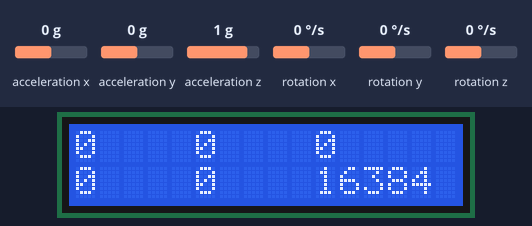
A sketch run on a simulated Arduino Uno, built with avr-gcc and run on an emulated ATmega328P. On the bench: 16×2 character LCD. Wiring (inferred from the names in the program): MPU-6050 motion sensor at I2C address 0x68. The test bench sets the inputs (shaded band); at power-on: acceleration z 1 g, acceleration x 0 g, acceleration y 0 g, rotation x 0 °/s, rotation y 0 °/s, rotation z 0 °/s. What the sketch prints to the serial monitor is not drawn.

Above: at 0.95 s.
1.3 s: acceleration z set to 0 g
At 1.66 s:
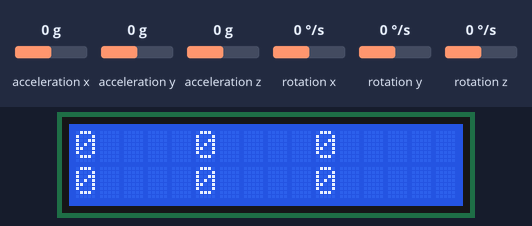
2.9 s: acceleration x set to -1.4 g
At 3.41 s:
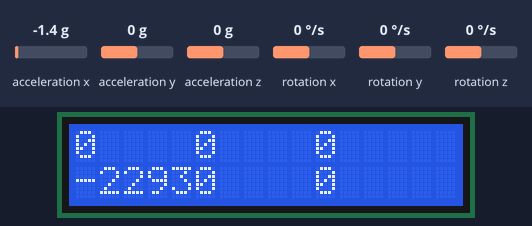
4.7 s: acceleration y set to -1.4 g
At 5.19 s:
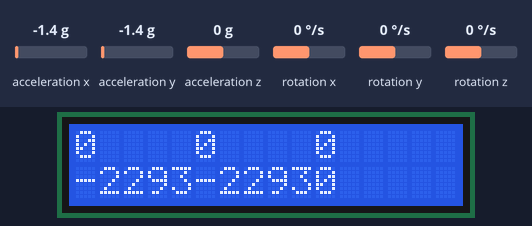
6.5 s: rotation x set to -192 °/s
At 7.01 s:
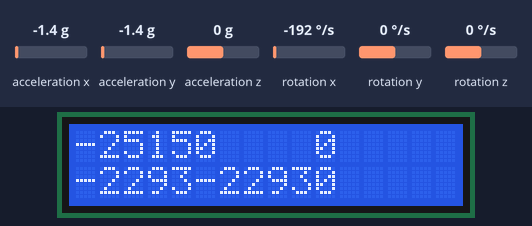
8.3 s: rotation y set to -192 °/s
At 8.85 s:
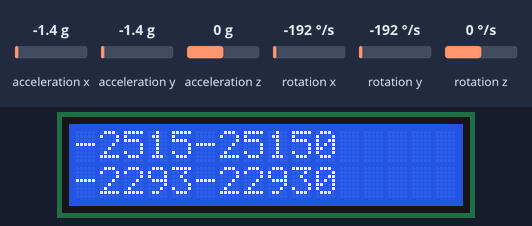
10.1 s: rotation z set to -192 °/s
At 10.35 s:
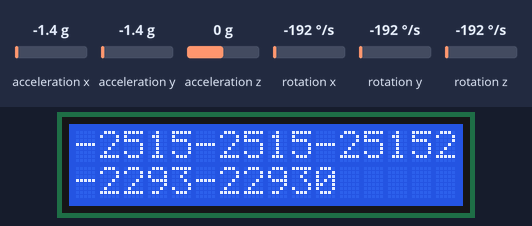
Timing chart, 0 to 12.6 s (numbered marks = the images above; inputs shaded):
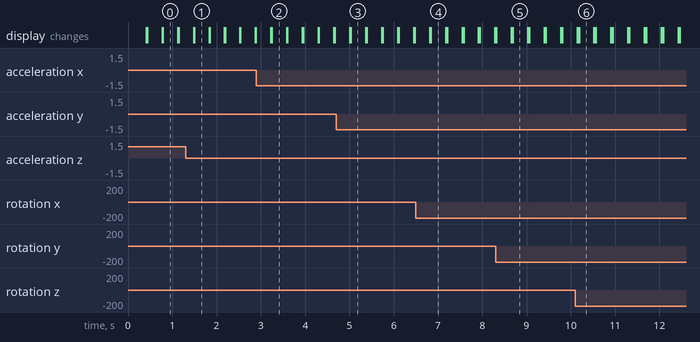

Measured:
- after the input at 2.9 s, the display: first differs from a run without the input after 0.35 s (image 2)
- after the input at 4.7 s, the display: first differs from a run without the input after 0.33 s (image 3)
- after the input at 6.5 s, the display: first differs from a run without the input after 0.34 s (image 4)
- after the input at 8.3 s, the display: first differs from a run without the input after 0.38 s (image 5)
- after the input at 10.1 s, the display: first differs from a run without the input after 0.08 s (image 6)

The sketch:

lcdkeypad1602-gyro.ino
```cpp
// MPU-6050 Short Example Sketch
// By Arduino User JohnChi
// August 17, 2014
// Public Domain
// edited by Ibnu Triyono for displaying on LCD
#include<Wire.h>
#include <LiquidCrystal.h>
 LiquidCrystal lcd(8,9,4,5,6,7);
const int MPU=0x68;  // I2C address of the MPU-6050
int16_t AcX,AcY,AcZ,Tmp,GyX,GyY,GyZ;
void setup(){
  Wire.begin();
  Wire.beginTransmission(MPU);
  Wire.write(0x6B);  // PWR_MGMT_1 register
  Wire.write(0);     // set to zero (wakes up the MPU-6050)
  Wire.endTransmission(true);
  Serial.begin(9600);
  lcd.begin(16,2);
//  lcd.setCursor(0,0);
//  lcd.print("Starting....");
}
void loop(){
  Wire.beginTransmission(MPU);
  Wire.write(0x3B);  // starting with register 0x3B (ACCEL_XOUT_H)
  Wire.endTransmission(false);
  Wire.requestFrom(MPU,14,true);  // request a total of 14 registers


  AcX=Wire.read()<<8|Wire.read();  // 0x3B (ACCEL_XOUT_H) & 0x3C (ACCEL_XOUT_L)
  AcY=Wire.read()<<8|Wire.read();  // 0x3D (ACCEL_YOUT_H) & 0x3E (ACCEL_YOUT_L)
  AcZ=Wire.read()<<8|Wire.read();  // 0x3F (ACCEL_ZOUT_H) & 0x40 (ACCEL_ZOUT_L)
  Tmp=Wire.read()<<8|Wire.read();  // 0x41 (TEMP_OUT_H) & 0x42 (TEMP_OUT_L)
  GyX=Wire.read()<<8|Wire.read();  // 0x43 (GYRO_XOUT_H) & 0x44 (GYRO_XOUT_L)
  GyY=Wire.read()<<8|Wire.read();  // 0x45 (GYRO_YOUT_H) & 0x46 (GYRO_YOUT_L)
  GyZ=Wire.read()<<8|Wire.read();  // 0x47 (GYRO_ZOUT_H) & 0x48 (GYRO_ZOUT_L)
  lcd.setCursor(0,0);
  lcd.print(GyX);
  lcd.setCursor(5,0);
  lcd.print(GyY);
  lcd.setCursor(10,0);
  lcd.print(GyZ);
  lcd.setCursor(0,1);
  lcd.print(AcX);
  lcd.setCursor(5,1);
  lcd.print(AcY);
  lcd.setCursor(10,1);
  lcd.print(AcZ);
//  lcd.print(" | Tmp = "); lcd.print(Tmp/340.00+36.53);  //
//  lcd.print("AcX = "); lcd.print(AcX);
  Serial.print("AcX = "); Serial.print(AcX);
  Serial.print(" | AcY = "); Serial.print(AcY);
  Serial.print(" | AcZ = "); Serial.print(AcZ);
  Serial.print(" | Tmp = "); Serial.print(Tmp/340.00+36.53);  //equation for temperature in degrees C from datasheet
  Serial.print(" | GyX = "); Serial.print(GyX);
  Serial.print(" | GyY = "); Serial.print(GyY);
  Serial.print(" | GyZ = "); Serial.println(GyZ);
  delay(333);
  lcd.setCursor(0,0);
  lcd.print("                ");
    lcd.setCursor(0,1);
  lcd.print("                ");
}
```
